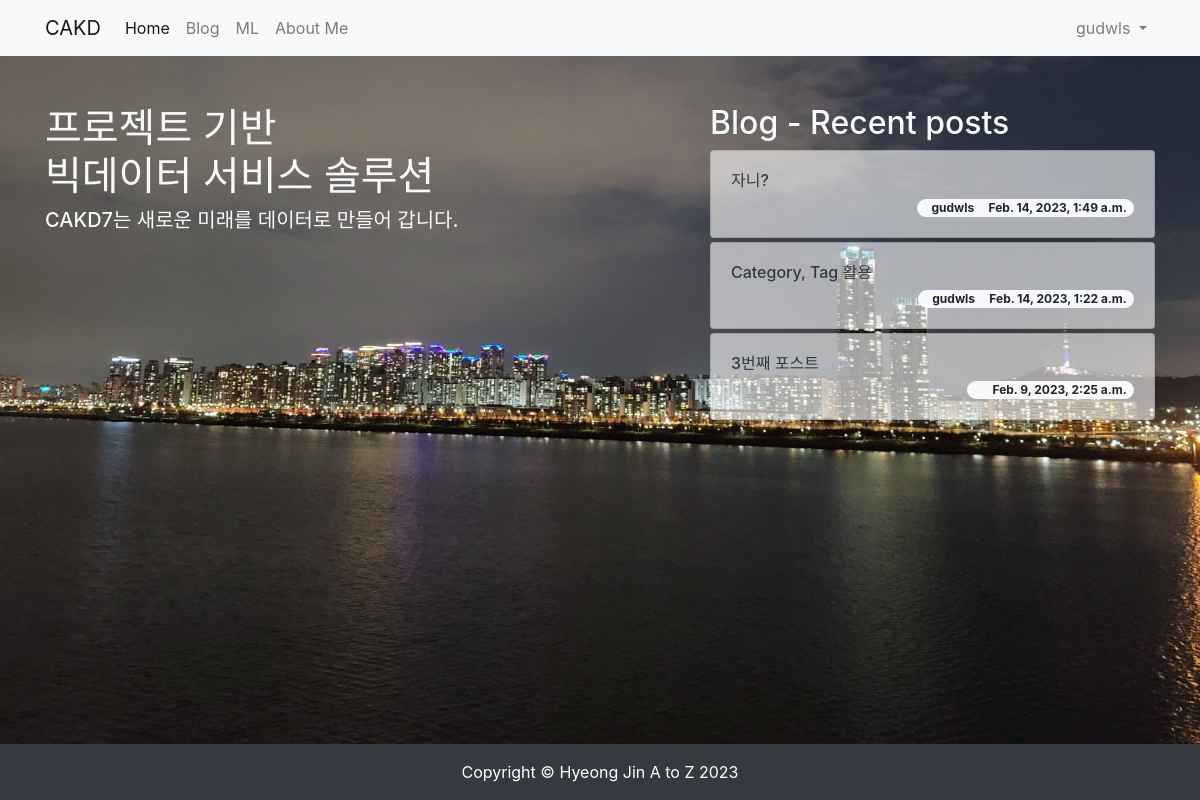
The app's page / (signed in) with its own data.
### blog/models.py (models this page shows, shortened)
class Post(models.Model):
    title = models.CharField(max_length=30)
    hook_text = models.CharField(max_length=100, blank=True)
    content = models.TextField()
    head_image = models.ImageField(upload_to='blog/images/%Y/%m/%d/', blank=True)
    file_upload = models.FileField(upload_to='blog/files/%Y/%m/%d/', blank=True)
    created_at = models.DateTimeField(auto_now_add=True)
    updated_at = models.DateTimeField(auto_now=True)
    author = models.ForeignKey(User, null=True, on_delete=models.SET_NULL)
    category = models.ForeignKey(Category, null=True, blank=True, on_delete=models.SET_NULL)
    tags = models.ManyToManyField(Tag, blank=True)
    def get_absolute_url(self):           # 객체의 상세 페이지로 이동할 수 있는 링크를 만들 수 있음. url 생성 규칙을 정의하는 메서드
        return f'/blog/{self.pk}/'

### homepage/views.py (the view)
# urls.py: path('', views.landing)
def landing(request):
    recent_posts = Post.objects.order_by('-pk')[:3]
    return render(
        request,
        'homepage/landing.html',
        {
            'recent_posts' : recent_posts
        }
    )

### homepage/templates/homepage/landing.html (shortened to what this page needs)
<!DOCTYPE html>{% load static %}
<html lang="en">
<head>
    <link rel="stylesheet" href="https://cdn.jsdelivr.net/npm/bootstrap@4.5.3/dist/css/bootstrap.min.css">
    <link rel="stylesheet" href="{% static 'homepage/css/landing.css' %}" media="screen">
</head>
<body>
    {% include 'blog/navbar.html' %}
    <section>
        <div class="container">
            <div class="row justify-content-between">
                <div class="col-lg-6 text-light">
                    <h1 class="mt-5"> 프로젝트 기반 <BR> 빅데이터 서비스 솔루션 </h1>
                    <h5>CAKD7는 새로운 미래를 데이터로 만들어 갑니다.</h5>
                </div>
                <div class="col-lg-5 mt-5">
                    <h2 class="text-light">Blog - Recent posts</h2> {% for post in recent_posts %} <div
                        class="card mt-1">
                        <div class="card-body">
                            <h6><a href="{{ post.get_absolute_url }}"
                                    class="text-decoration-none text-dark">{{ post.title }}</a></h6>
                            <span class="badge badge-pill badge-light float-right">
                                {{ post.author.username }} &nbsp; &nbsp; {{ post.created_at }} </span>
                        </div>
                    </div> {% endfor %}
                </div>
            </div>
        </div>
    </section>
    <div class="fixed-bottom">
    <footer class="py-3 bg-dark">
        <div class="container">
            <p class="m-0 text-center text-white"> Copyright &copy; Hyeong Jin A to Z 2023 </p>
        </div>
    </footer>
    </div>
</body>
</html>

### blog/templates/blog/navbar.html (shortened to what this page needs)
{% load socialaccount %}
<nav class="navbar navbar-expand-lg navbar-light bg-light">
    <div class="container">
        <a class="navbar-brand" href="/">CAKD</a>
        <div class="collapse navbar-collapse" id="navbarNavDropdown">
            <ul class="navbar-nav">
                <li class="nav-item active">
                    <a class="nav-link" href="/">Home</a>
                </li>
                <li class="nav-item">
                    <a class="nav-link" href="/blog/">Blog</a>
                </li>
                <li class="nav-item">
                    <a class="nav-link" href="/ml/">ML</a>
                </li>
                <li class="nav-item">
                    <a class="nav-link" href="/about_me/">About Me</a>
                </li>
            </ul>
            <ul class="navbar-nav ml-auto"> {% if user.is_authenticated %} <li class="nav-item dropdown">
                    <a class="nav-link dropdown-toggle" href="#" id="navbarDropdownMenuLink" role="button"
                        data-toggle="dropdown" aria-haspopup="true" aria-expanded="false"> {{ user.username }} </a>
                </li> {% else %} <li class="nav-item">
                    <a class="nav-link" href="#" data-toggle="modal" data-target="#loginModal">Log In</a>
                </li> {% endif %} </ul>
        </div>
    </div>
</nav>

### homepage/static/homepage/css/landing.css (style rules this page uses)
body { background: url('/static/homepage/images/hriver.jpg') no-repeat center center fixed; -webkit-background-size: cover; -moz-background-size: cover; background-size: cover; -o-background-size: cover; }
section { margin-bottom: 150px; }
.card { background-color: rgba(255, 255, 255, 0.6); }

### records on screen
Post: title "자니?", author.username "gudwls", created_at "Feb. 14, 2023, 1:49 a.m."
Post: title "Category, Tag 활용", author.username "gudwls", created_at "Feb. 14, 2023, 1:22 a.m."
Post: title "3번째 포스트", created_at "Feb. 9, 2023, 2:25 a.m."

### other values on screen
{{ user.username }} "gudwls"
